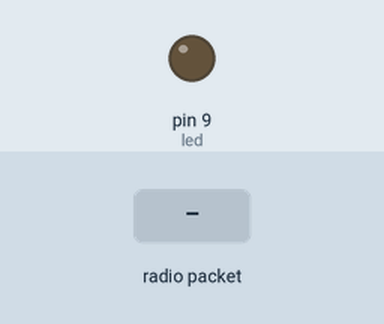
This sketch was run on a simulated Arduino Uno, built with avr-gcc and run on an emulated ATmega328P. On the bench: output pins drawn as LEDs (lit = HIGH). The inputs (shaded band) are chosen by the test bench. No radio packets arrive unless stated; what the sketch prints to the serial monitor is not drawn.

Above: at 1.2 s.
1.3 s: radio packet "1" arrives
Timing chart, 0 to 4.3 s (numbered marks = the images above; inputs shaded):
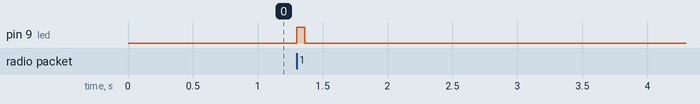

Measured:
- after the input at 1.3 s, pin 9 (led): LOW → HIGH at once, → LOW 0.06 s later

The sketch:

server.ino
```cpp
// rf95_server.pde
// -*- mode: C++ -*-
// Example sketch showing how to create a simple messageing server
// with the RH_RF95 class. RH_RF95 class does not provide for addressing or
// reliability, so you should only use RH_RF95  if you do not need the higher
// level messaging abilities.
// It is designed to work with the other example rf95_client
// Tested with Anarduino MiniWirelessLoRa, Rocket Scream Mini Ultra Pro with
// the RFM95W, Adafruit Feather M0 with RFM95

#include <SPI.h>
#include <RH_RF95.h>

// Singleton instance of the radio driver
RH_RF95 rf95;
//RH_RF95 rf95(5, 2); // Rocket Scream Mini Ultra Pro with the RFM95W
//RH_RF95 rf95(8, 3); // Adafruit Feather M0 with RFM95

// Need this on Arduino Zero with SerialUSB port (eg RocketScream Mini Ultra Pro)
//#define Serial SerialUSB

int led = 9;

void setup()
{
  // Rocket Scream Mini Ultra Pro with the RFM95W only:
  // Ensure serial flash is not interfering with radio communication on SPI bus
  //  pinMode(4, OUTPUT);
  //  digitalWrite(4, HIGH);

  pinMode(led, OUTPUT);
  Serial.begin(9600);
  while (!Serial) ; // Wait for serial port to be available
  if (!rf95.init())
    Serial.println("init failed");
  // Defaults after init are 434.0MHz, 13dBm, Bw = 125 kHz, Cr = 4/5, Sf = 128chips/symbol, CRC on

  // The default transmitter power is 13dBm, using PA_BOOST.
  // If you are using RFM95/96/97/98 modules which uses the PA_BOOST transmitter pin, then
  // you can set transmitter powers from 5 to 23 dBm:
  //  driver.setTxPower(23, false);
  // If you are using Modtronix inAir4 or inAir9,or any other module which uses the
  // transmitter RFO pins and not the PA_BOOST pins
  // then you can configure the power transmitter power for -1 to 14 dBm and with useRFO true.
  // Failure to do that will result in extremely low transmit powers.
  //  driver.setTxPower(14, true);
}

void loop()
{
  if (rf95.available())
  {
    // Should be a message for us now
    uint8_t buf[RH_RF95_MAX_MESSAGE_LEN];
    uint8_t len = sizeof(buf);
    if (rf95.recv(buf, &len))
    {
      digitalWrite(led, HIGH);
      //      RH_RF95::printBuffer("request: ", buf, len);
      Serial.print("got request: ");
      Serial.println((char*)buf);
      //      Serial.println(buf);
      //      Serial.print("RSSI: ");
      //      Serial.println(rf95.lastRssi(), DEC);

      // Send a reply
      uint8_t data[] = "And hello back to you";
      rf95.send(data, sizeof(data));
      rf95.waitPacketSent();
      Serial.println("Sent a reply");
      digitalWrite(led, LOW);
    }
    else
    {
      Serial.println("recv failed");
    }
  }
}
```
